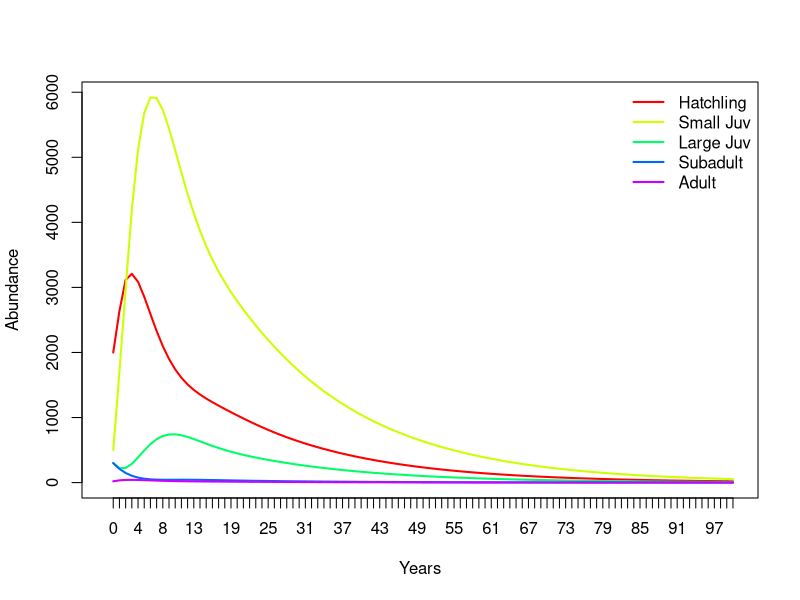
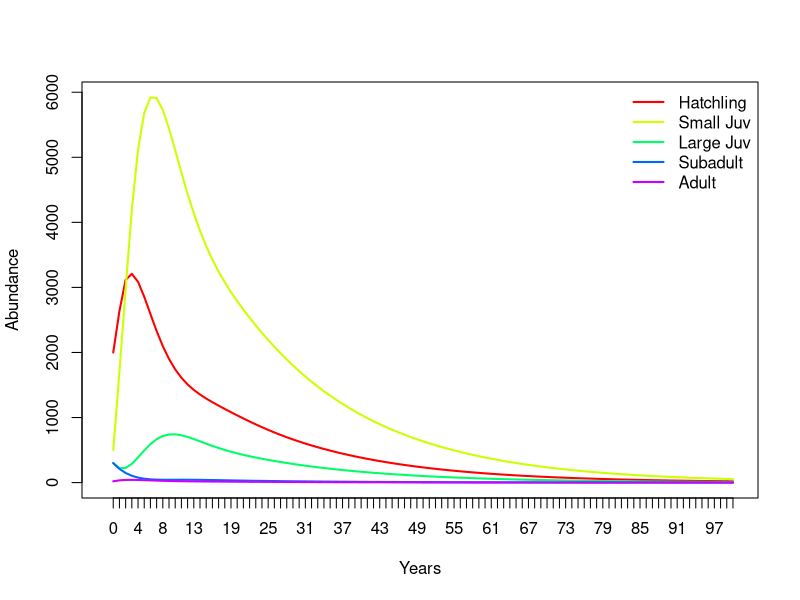
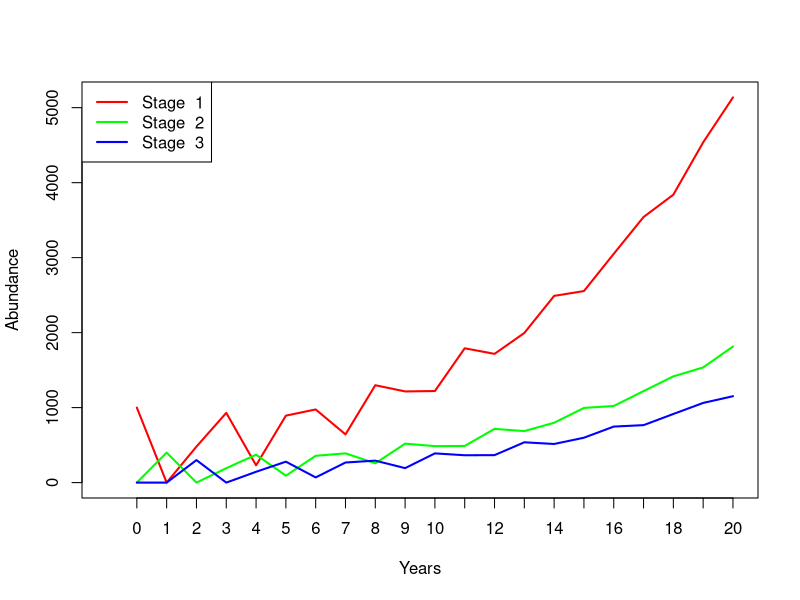

Write the R code that produced these figures, in order.
## ---- chunk 1
knitr::opts_chunk$set(echo = TRUE, cache = TRUE)
## ---- chunk 2

#  Loggerhead example   ------------
#     NRES 470/670 


## ---- chunk 3

##### specify projection matrix!

projection_matrix <- matrix(
  c(
    0,     0,      0,      4.665,      61.896,
    0.675, 0.703,  0,      0,          0,
    0,     0.047,  0.657,  0,          0,
    0,     0,      0.019,  0.682,      0,
    0,     0,      0,      0.061,      0.809
  )
  ,nrow=5,ncol=5,byrow=T
)

stagenames <- c("Hatchling","Small Juv","Large Juv","Subadult","Adult")
rownames(projection_matrix) <- stagenames
colnames(projection_matrix) <- stagenames
projection_matrix

## ---- chunk 4

# Run the matrix projection model!

nYears <- 100                                            # set the number of years to project
TMat <- projection_matrix                               # define the projection matrix
Abundance_year0 <- c(2000,500,300,300,20)   # vector of initial abundances
InitAbund <- Abundance_year0                            # define the initial abundance

  ## NOTE: the code below can be re-used without modification:
Narray <- matrix(0,nrow=nrow(TMat),ncol=nYears+1)     # build a storage array for all abundances!
Narray[,1] <- InitAbund  # set the year 0 abundance                                    
for(t in 2:(nYears+1)){   # loop through all years
  Narray[,t] <-  TMat %*% Narray[,t-1]
}
plot(1,1,pch="",ylim=c(0,max(Narray)),xlim=c(0,nYears+1),xlab="Years",ylab="Abundance",xaxt="n")  # set up blank plot
cols <- rainbow(5)    # set up colors to use
for(s in 1:5){
  points(Narray[s,],col=cols[s],type="l",lwd=2)     # plot out each life stage abundance, one at a time
}
axis(1,at=seq(1,nYears+1),labels = seq(0,nYears))   # label the axis
legend("topright",col=cols,lwd=rep(2,3),legend=rownames(TMat),bty="n")  # put a legend on the plot

## ---- chunk 5

Abundance_year0 <- c(2000,500,300,300,20)   # vector of initial abundances
Abundance_year0

## ---- chunk 6

# Run the matrix projection model!

nYears <- 100                                            # set the number of years to project
TMat <- projection_matrix                               # define the projection matrix
InitAbund <- Abundance_year0                            # define the initial abundance

  ## NOTE: the code below can be re-used without modification:
allYears <- matrix(0,nrow=nrow(TMat),ncol=nYears+1)     # build a storage array for all abundances!
allYears[,1] <- InitAbund  # set the year 0 abundance                                    
for(t in 2:(nYears+1)){   # loop through all years
  allYears[,t] <-  TMat %*% allYears[,t-1]
}
plot(1,1,pch="",ylim=c(0,max(allYears)),xlim=c(0,nYears+1),xlab="Years",ylab="Abundance",xaxt="n")  # set up blank plot
cols <- rainbow(5)    # set up colors to use
for(s in 1:5){
  points(allYears[s,],col=cols[s],type="l",lwd=2)     # plot out each life stage abundance, one at a time
}
axis(1,at=seq(1,nYears+1),labels = seq(0,nYears))   # label the axis
legend("topright",col=cols,lwd=rep(2,3),legend=rownames(TMat),bty="n")  # put a legend on the plot

## ---- chunk 7

Year1 <- projection_matrix %*% Abundance_year0  # matrix multiplication!
  
## ---- chunk 8

projection_matrix <- matrix(
  c(
    0,     1.2,   3.1,
    0.4,   0,     0,
    0,     0.75,   0
  )
  ,nrow=3,ncol=3,byrow=T
)

projection_matrix

## ---- chunk 9
Abundance_year0 <- c(1000,0,0)
Abundance_year0
## ---- chunk 10
Year1 <- projection_matrix %*% Abundance_year0  # matrix multiplication!
Year1
## ---- chunk 11
Year2 <- projection_matrix %*% Year1  # matrix multiplication!
Year2
## ---- chunk 12
nYears <- 20                                            # set the number of years to project
TMat <- projection_matrix                               # define the projection matrix
InitAbund <- Abundance_year0                            # define the initial abundance

  ## NOTE: the code below can be re-used without modification:
allYears <- matrix(0,nrow=nrow(TMat),ncol=nYears+1)     # build a storage array for all abundances!
allYears[,1] <- InitAbund  # set the year 0 abundance                                    
for(t in 2:(nYears+1)){   # loop through all years
  allYears[,t] <-  TMat %*% allYears[,t-1]
}
plot(1,1,pch="",ylim=c(0,max(allYears)),xlim=c(0,nYears+1),xlab="Years",ylab="Abundance",xaxt="n")  # set up blank plot
cols <- rainbow(3)    # set up colors to use
for(s in 1:3){
  points(allYears[s,],col=cols[s],type="l",lwd=2)     # plot out each life stage abundance, one at a time
}
axis(1,at=seq(1,nYears+1),labels = seq(0,nYears))   # label the axis
legend("topleft",col=cols,lwd=rep(2,3),legend=paste("Stage ",seq(1:nrow(TMat))))  # put a legend on the plot
